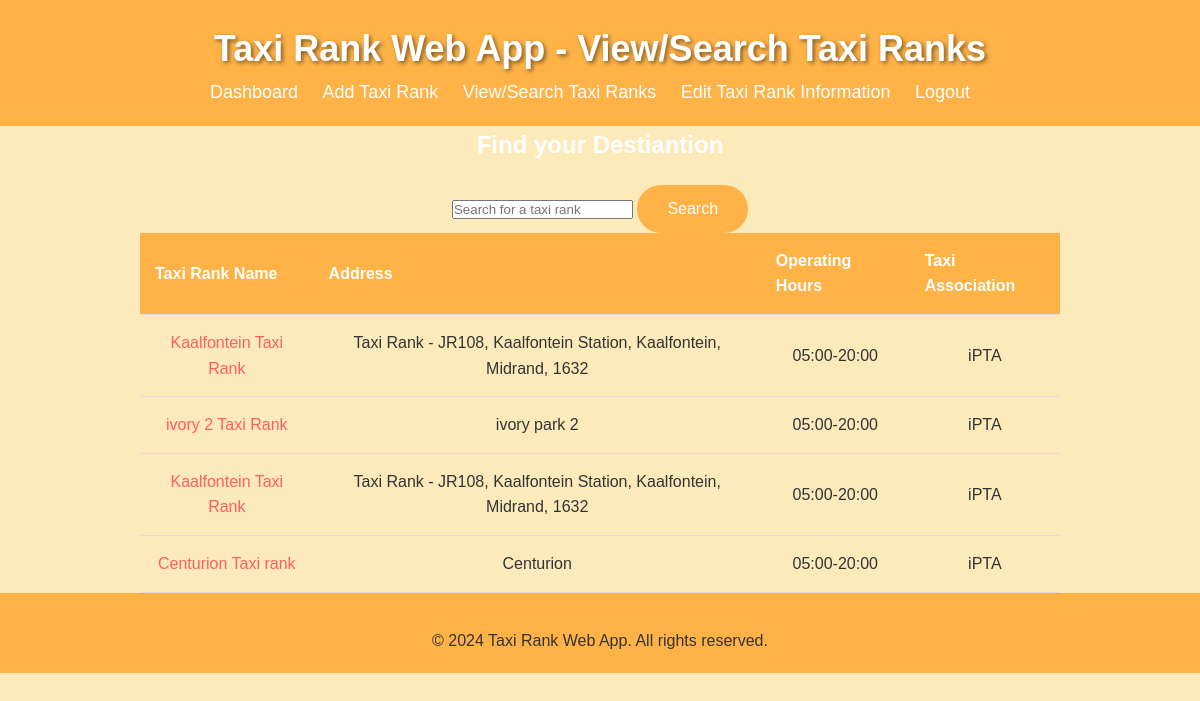
Page /view_taxi_rank.php on the committed database.
### tables this page shows
CREATE TABLE `taxi_ranks` (
  `rank_id` int(11) NOT NULL,
  `rank_name` varchar(255) NOT NULL,
  `tAddress` varchar(255) NOT NULL,
  `taxi_association` varchar(255) NOT NULL,
  `operating_hours` varchar(255) NOT NULL
);

### view_taxi_rank.php (the view, shortened to what this page needs)
<!DOCTYPE html>
<html lang="en">
<head>
    <link rel="stylesheet" href="css/styles.css">
</head>
<body>
    <header>
        <div class="container">
            <h1>Taxi Rank Web App - View/Search Taxi Ranks</h1>
            <nav>
                <ul>
                    <li><a href="dashboard.php">Dashboard</a></li>
                    <li><a href="add_taxi_rank.php">Add Taxi Rank</a></li>
                    <li><a href="view_taxi_rank.php">View/Search Taxi Ranks</a></li>
                    <li><a href="edit_taxi_rank.php">Edit Taxi Rank Information</a></li>
                    <li><a href="index.php">Logout</a></li>
                </ul>
            </nav>
        </div>
    </header>
    <section class="view-search-taxi-ranks">
        <div class="container">
            <h2>Find your Destiantion</h2>
            <form id="searchTaxiRanksForm" action="#" method="get">
                <input type="text" id="searchInput" name="searchInput" placeholder="Search for a taxi rank">
                <button type="submit">Search</button>
            </form>
            <table id="taxiRanksTable">
                <thead>
                    <tr>
                        <th>Taxi Rank Name</th>
                        <th>Address</th>
                        <th>Operating Hours</th>
                        <th>Taxi Association</th>
                    </tr>
                </thead>
                <tbody id="taxiRanksBody">
                    <?php
                    include_once "dbconn.php";
                    if (isset($_GET["searchInput"]) && !empty($_GET["searchInput"])) {
                        $searchKeyword = $_GET["searchInput"];
                        $sql = "SELECT * FROM taxi_ranks WHERE rank_name LIKE '%$searchKeyword%' OR tAddress LIKE '%$searchKeyword%' OR operating_hours LIKE '%$searchKeyword%' OR taxi_association LIKE '%$searchKeyword%'";
                    } else {
                        $sql = "SELECT * FROM taxi_ranks";
                    }
                    $result = $conn->query($sql);
                    if ($result->num_rows > 0) {
                        while ($row = $result->fetch_assoc()) {
                            echo "<tr>";
                            echo "<td><a href='d_f.php?rank_id=" . $row["rank_id"] . "'>" . $row["rank_name"] . "</a></td>";
                            echo "<td>" . $row["tAddress"] . "</td>";
                            echo "<td>" . $row["operating_hours"] . "</td>";
                            echo "<td>" . $row["taxi_association"] . "</td>";
                            echo "</tr>";
                        }
                    } else {
                        echo "<tr><td colspan='4'>No taxi ranks found</td></tr>";
                    }
                    ?>
                </tbody>
            </table>
        </div>
    </section>
    <footer>
        <div class="container">
            <p>&copy; 2024 Taxi Rank Web App. All rights reserved.</p>
        </div>
    </footer>
</body>
</html>

### css/styles.css (style rules this page uses)
* { margin: 0; padding: 0; box-sizing: border-box; }
body { font-family: 'Comic Sans MS', cursive, sans-serif; background-color: #fceabb; color: #333; line-height: 1.6; }
header { background-color: #ffb347; color: #fff; padding: 20px 0; }
.container { width: 80%; margin: 0 auto; }
header h1 { font-size: 36px; font-weight: bold; text-shadow: 2px 2px 4px rgba(0, 0, 0, 0.5); }
nav ul { list-style-type: none; }
nav ul li { display: inline; margin-right: 20px; }
nav ul li a { color: #fff; text-decoration: none; }
.container { padding: 20px; text-align: center; }
.container { padding: 0 20px; }
h2 { color: white; font-size: 24px; margin-bottom: 20px; }
ul { list-style-type: none; padding: 0; }
ul li { margin-bottom: 10px; }
ul li a { text-decoration: none; color: white; font-size: 18px; }
#taxiRanksTable { width: 100%; border-collapse: collapse; }
#taxiRanksTable th, #taxiRanksTable td { padding: 15px; border-bottom: 1px solid #ddd; }
#taxiRanksTable th { background-color: #ffb347; color: #fff; text-align: left; }
button { background-color: #ffb347; color: #fff; border: none; padding: 15px 30px; border-radius: 25px; font-size: 16px; cursor: pointer; transition: background-color 0.3s ease; }
p { color: #333; margin-top: 15px; }
a { color: #ff5e62; text-decoration: none; }
footer { background-color: #ffb347; color: #fff; padding: 20px 0; text-align: center; margin: 0; }

### rows in the picture
taxi_ranks: rank_name "Kaalfontein Taxi Rank", tAddress "Taxi Rank - JR108, Kaalfontein Station, Kaalfontein, Midrand, 1632", operating_hours "05:00-20:00", taxi_association "iPTA"
taxi_ranks: rank_name "ivory 2 Taxi Rank", tAddress "ivory park 2", operating_hours "05:00-20:00", taxi_association "iPTA"
taxi_ranks: rank_name "Kaalfontein Taxi Rank", tAddress "Taxi Rank - JR108, Kaalfontein Station, Kaalfontein, Midrand, 1632", operating_hours "05:00-20:00", taxi_association "iPTA"
taxi_ranks: rank_name "Centurion Taxi rank", tAddress "Centurion", operating_hours "05:00-20:00", taxi_association "iPTA"
